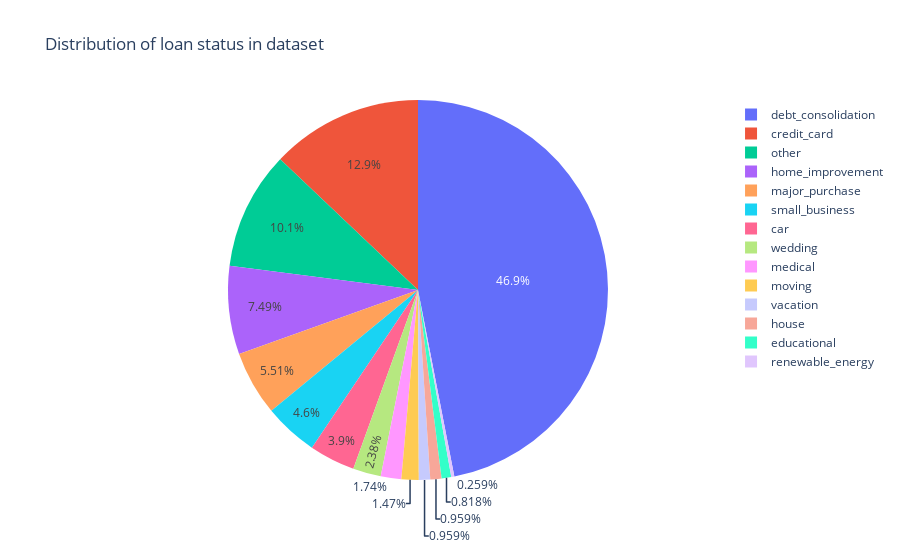

Notebook code cell kept with this figure:
### Code cell
fig = px.pie(df, names=col, title='Distribution of loan status in dataset')
fig.show()

### Figure 1 — Plotly figure (JSON) as saved in the notebook; plotly's stock layout.template omitted (floating-point values rounded to 4 significant figures; data arrays with more than 128 entries replaced by an {"elided": "..."} marker saying what was removed)
{"data": [{"domain": {"x": [0, 1], "y": [0, 1]}, "hovertemplate": "purpose=%{label}<extra></extra>", "labels": {"elided": "39717 str values"}, "legendgroup": "", "name": "", "showlegend": true, "type": "pie"}], "layout": {"legend": {"tracegroupgap": 0}, "title": {"text": "Distribution of loan status in dataset"}}}
